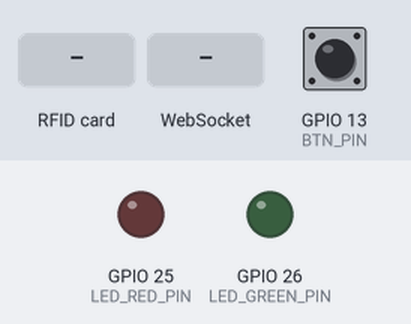
The sketch below on a simulated ESP32. Parts: output pins drawn as LEDs (lit = HIGH). The test bench sets the inputs (shaded band); at power-on: GPIO 13 (BTN_PIN) HIGH. WiFi joins after 1.5 s; servers stay silent unless stated; what the sketch prints to the serial monitor is not drawn.

Above: at 0.1 s.
At 2.7 s:
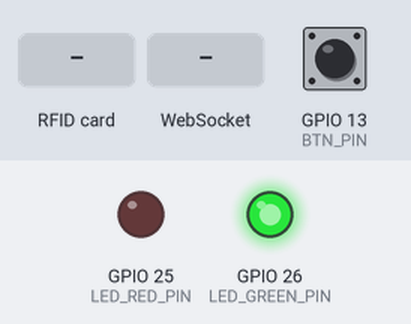
2.8 s: GPIO 13 (BTN_PIN) pulled LOW for 0.15 s
4.4 s: RFID card 02 22 02 22 held to the reader
5.9 s: WebSocket text "bind_uuid" received
7.4 s: RFID card 5E 7A 19 C4 held to the reader
8.9 s: WebSocket text "ok" received
10.4 s: WebSocket text "1" received
Timing chart, 0 to 12.9 s (numbered marks = the images above; inputs shaded):
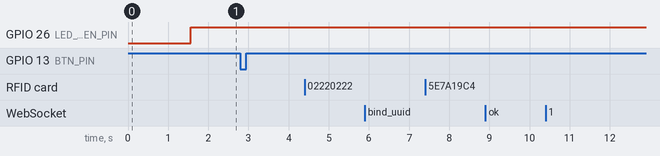

The sketch:

esp32.ino
```cpp
#include <SPI.h>
#include <MFRC522.h>
#include <WiFi.h>
#include <WebSocketsClient.h>
#include <ArduinoJson.h>

// --- Wi-Fi 與 WebSocket 設定 ---
const char* ssid = "COM";
const char* password = "02220222";
const char* WS_HOST = "api.as0830-nswer.me";
const int   WS_PORT = 443;
const char* WS_PATH = "/ws/scanner/ESP32_001";

WebSocketsClient webSocket;

// --- 腳位定義 (最新穩定配置) ---
#define RST_PIN         17  // RFID_RST
#define SS_PIN          5   // RFID_SDA(SS)
#define BTN_PIN         13   // 重置按鈕 (接 GPIO 4 與 GND)
#define LED_RED_PIN     25  // 紅燈
#define LED_GREEN_PIN   26  // 綠燈

MFRC522 mfrc522(SS_PIN, RST_PIN);

// --- 系統狀態與變數 ---
String STORE_ID = "S001";
String currentUserID = "";

enum SystemState {
  IDLE_RETURN_MODE,   // 預設：還杯模式 (綠燈常亮)
  WAITING_CUP_BORROW  // 觸發：等待借杯 (紅燈閃爍)
};
SystemState currentState = IDLE_RETURN_MODE;

// --- 按鈕與燈號控制變數 ---
unsigned long lastDebounceTime = 0;
const unsigned long debounceDelay = 50;
int buttonState = HIGH;
int lastFlickerableState = HIGH;

unsigned long borrowTimeoutTimer = 0;
unsigned long lastBlinkTime = 0;
bool ledState = false;

void setup() {
  Serial.begin(115200);
  SPI.begin();
  mfrc522.PCD_Init();

  pinMode(LED_RED_PIN, OUTPUT);
  pinMode(LED_GREEN_PIN, OUTPUT);
  pinMode(BTN_PIN, INPUT_PULLUP);

  Serial.println("\n=================================");
  Serial.println("  IoT 掃杯器 (v4.0 無螢幕純淨版)");
  Serial.println("  依照 v1.0 規格書開發");
  Serial.println("=================================");

  connectToWiFi();

  // Cloudflare 必須使用加密連線 (WSS)
  webSocket.beginSSL(WS_HOST, WS_PORT, WS_PATH);
  webSocket.onEvent(webSocketEvent);
  webSocket.setReconnectInterval(5000); // 規格書要求：斷線自動重連機制

  resetSystem();
}

void loop() {
  webSocket.loop();
  handleButton();
  handleLEDs();
  handleRFID();
  checkTimeout();
}

// === Wi-Fi 連線 ===
void connectToWiFi() {
  Serial.print("正在連接 Wi-Fi: ");
  Serial.println(ssid);
  WiFi.begin(ssid, password);
  while (WiFi.status() != WL_CONNECTED) {
    delay(500);
    Serial.print(".");
  }
  Serial.println("\n[成功] Wi-Fi OK！ IP: " + WiFi.localIP().toString());
}

// === WebSocket 事件處理 (接收伺服器 JSON) ===
void webSocketEvent(WStype_t type, uint8_t * payload, size_t length) {
  switch(type) {
    case WStype_DISCONNECTED:
      Serial.println("[WS] 🔴 與伺服器斷線！嘗試重連中...");
      break;
    case WStype_CONNECTED:
      Serial.println("[WS] 🟢 已成功連線至伺服器！");
      break;
    case WStype_TEXT:
      Serial.printf("[WS] 收到後端訊息: %s\n", payload);

      // 解析 JSON (使用 bblanchon/ArduinoJson)
      StaticJsonDocument<256> doc;
      DeserializationError error = deserializeJson(doc, payload);

      if (!error) {
        // Step 3.1 收到借杯綁定指令
        if (doc.containsKey("action") && doc["action"] == "bind_uuid") {
          currentUserID = doc["uuid"].as<String>();
          if (doc.containsKey("store_id")) {
             STORE_ID = doc["store_id"].as<String>();
          }

          currentState = WAITING_CUP_BORROW;
          borrowTimeoutTimer = millis(); // 開始 30 秒倒數
          Serial.println("\n>>> [伺服器指令] 進入【借杯模式】 (紅燈閃爍)");
          Serial.println("綁定 UUID: " + currentUserID);
        }

        // 5. 收到伺服器處理結果
        else if (doc.containsKey("status")) {
          if (doc["status"] == "ok") {
             Serial.println("✅ 伺服器回報：交易成功！");
             // 這裡可以加入逼長音 (如果有接蜂鳴器的話)
          } else {
             Serial.printf("❌ 伺服器回報錯誤: %s\n", doc["message"].as<const char*>());
             // 這裡可以加入逼兩短音
          }
          // 收到結果後強制重置狀態為還杯模式
          resetSystem();
        }
      } else {
        Serial.println("[錯誤] JSON 解析失敗！");
      }
      break;
  }
}

// === 檢查借杯 Timeout (30秒) ===
void checkTimeout() {
  if (currentState == WAITING_CUP_BORROW) {
    if (millis() - borrowTimeoutTimer > 30000) {
      Serial.println("\n[警告] 借杯等待超時 (30秒)！自動取消。");
      resetSystem();
    }
  }
}

// === 處理按鈕 (實體防呆：強制重置鍵) ===
void handleButton() {
  int reading = digitalRead(BTN_PIN);

  if (reading != lastFlickerableState) {
    lastDebounceTime = millis();
    lastFlickerableState = reading;
  }

  if ((millis() - lastDebounceTime) > debounceDelay) {
    if (reading != buttonState) {
      buttonState = reading;

      if (buttonState == LOW) {
         Serial.println("\n[按鈕觸發] 使用者強制取消 / 重置系統狀態！");
         resetSystem();
      }
    }
  }
}

// === 處理狀態燈號 ===
void handleLEDs() {
  if (millis() - lastBlinkTime > 300) {
    ledState = !ledState;
    lastBlinkTime = millis();
  }

  if (currentState == IDLE_RETURN_MODE) {
    // 預設：綠燈常亮
    digitalWrite(LED_RED_PIN, LOW);
    digitalWrite(LED_GREEN_PIN, HIGH);
  }
  else if (currentState == WAITING_CUP_BORROW) {
    // 借杯：紅燈閃爍
    digitalWrite(LED_RED_PIN, ledState);
    digitalWrite(LED_GREEN_PIN, LOW);
  }
}

// === 處理 RFID 刷卡與發送 CSV ===
void handleRFID() {
  if (!mfrc522.PICC_IsNewCardPresent() || !mfrc522.PICC_ReadCardSerial()) {
    return;
  }

  // 讀取卡號
  String cupID = "CUP_";
  for (byte i = 0; i < mfrc522.uid.size; i++) {
    cupID += String(mfrc522.uid.uidByte[i] < 0x10 ? "0" : "");
    cupID += String(mfrc522.uid.uidByte[i], HEX);
  }
  cupID.toUpperCase();

  String payload = "";

  if (currentState == IDLE_RETURN_MODE) {
    // Step 4.1 還杯流程：{杯子碼},,{00+店家代號}
    Serial.println("\n-> [感應] 執行還杯: " + cupID);
    payload = cupID + ",,00" + STORE_ID;
  }
  else if (currentState == WAITING_CUP_BORROW) {
    // Step 3.2 借杯流程：{杯子碼},{使用者UUID},{11+店家代號}
    Serial.println("\n-> [感應] 執行借杯: " + cupID);
    payload = cupID + "," + currentUserID + ",11" + STORE_ID;
  }

  // 傳送資料給伺服器
  Serial.println("[WebSocket 發送] " + payload);
  webSocket.sendTXT(payload);

  mfrc522.PICC_HaltA();

  // 傳送後稍微等待，防止重複感應
  delay(1000);

  // 資料送出後，機台先主動切回綠燈還杯模式，等待伺服器回傳 JSON 確認結果
  resetSystem();
}

// === 重置回預設還杯狀態 ===
void resetSystem() {
  currentUserID = "";
  currentState = IDLE_RETURN_MODE;
  Serial.println(">> [待機中] 系統已切換至【自動還杯模式】 (綠燈常亮)");
}
```

Measured:
- after the input at 2.8 s, every drawn part: stays the same
- after the input at 4.4 s, every drawn part: stays the same
- after the input at 5.9 s, every drawn part: stays the same
- after the input at 7.4 s, every drawn part: stays the same
- after the input at 8.9 s, every drawn part: stays the same
- after the input at 10.4 s, every drawn part: stays the same
